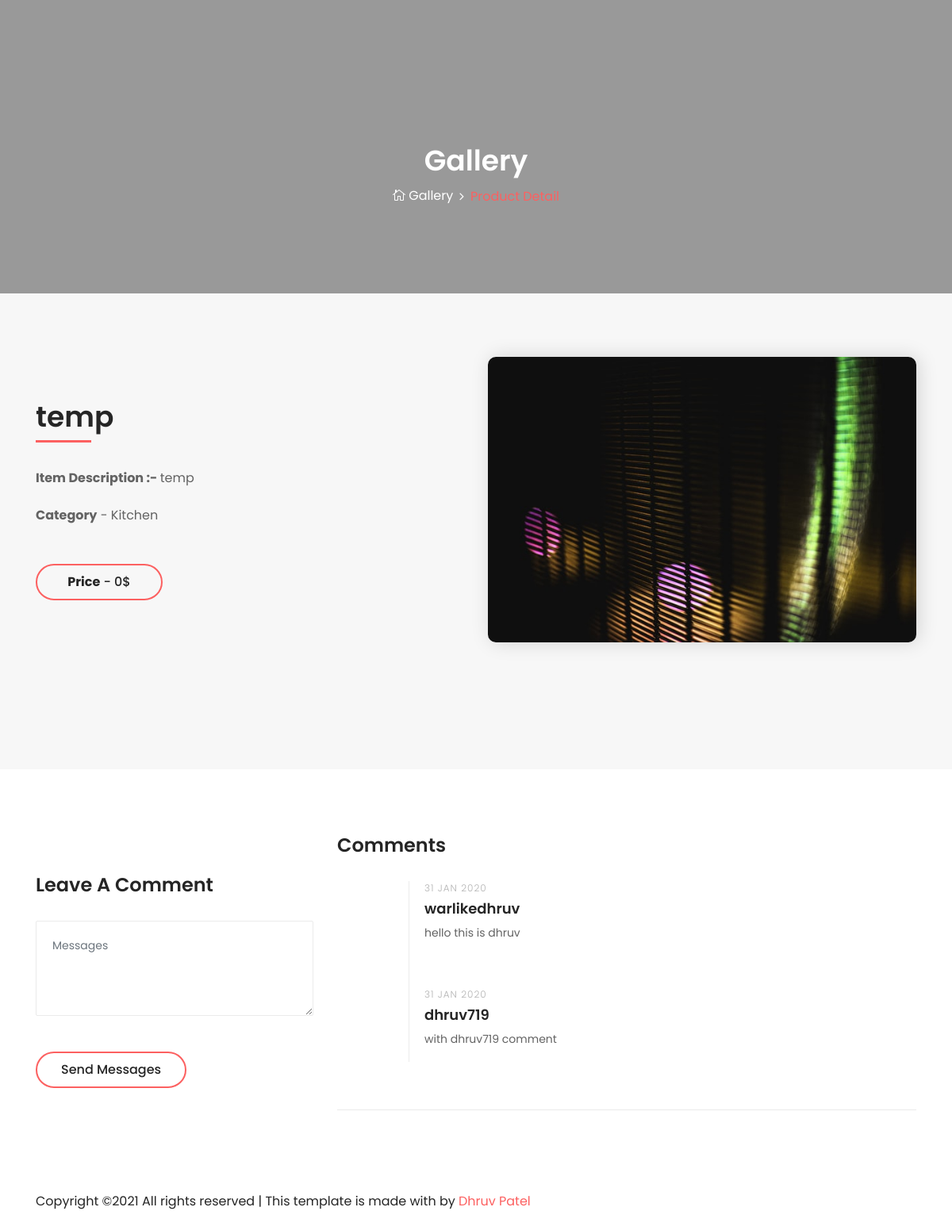
Before: /detail/1 with the older database file.
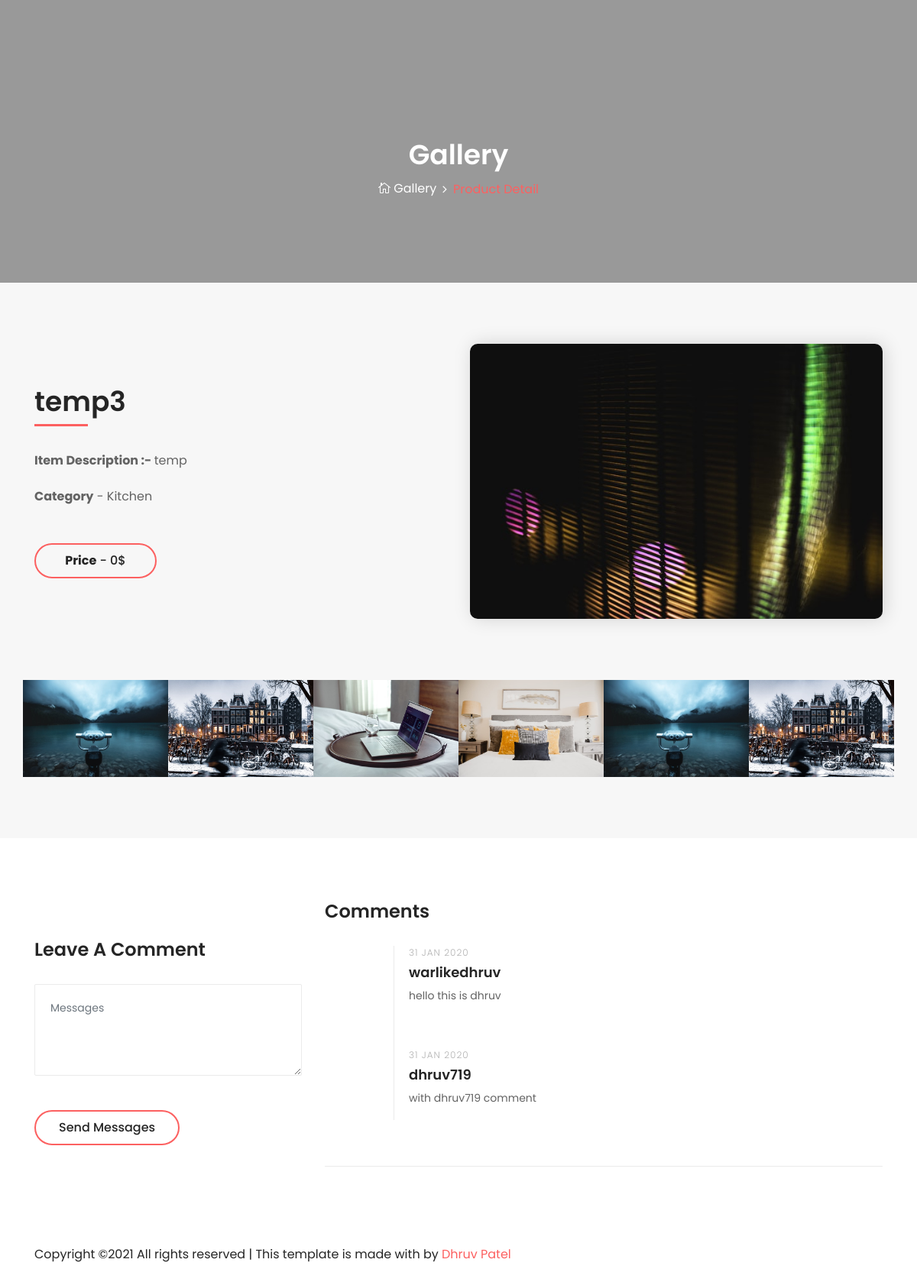
After: the same page with the newer database file.
### controlpannel/models.py (models this page shows, shortened)
class Product(models.Model):
    P_id = models.AutoField(primary_key= True)
    P_image = models.ImageField(upload_to='products/')
    P_price = models.IntegerField(default=0)
    P_name = models.CharField(max_length=50, default='temp')
    P_description = models.CharField(max_length=200, default='temp')
    P_category = models.ForeignKey(Categories, on_delete=models.CASCADE, null=True)

class Categories(models.Model):
    category = models.CharField(primary_key=True, max_length=100)

class Comments(models.Model):
    comment = models.CharField(max_length=300)
    user = models.ForeignKey(User, on_delete=models.CASCADE)
    P_id = models.ForeignKey(Product, on_delete=models.CASCADE)
    date = models.DateField(default=datetime.now())

class Product_Side_Images(models.Model):
    P_id = models.ForeignKey(Product ,on_delete=models.CASCADE)
    P_image = models.ImageField(upload_to='products/')

### authorization/models.py (models this page shows)
class User(models.Model):
    email = models.EmailField(primary_key=True)
    name = models.CharField(max_length=50)
    password = models.CharField(max_length=20)

### index/views.py (the view, shortened to what this page needs)
# urls.py: path('detail/<int:key_id>', product_detail, name='product-detail'),
def product_detail(request,key_id):
    print(key_id)
    product = Product
    product_obj = product.objects.get(P_id=key_id)
    comment = Comments
    obj = comment.objects.filter(P_id=product_obj)
    comment_data = []
    for i in obj:
        comment_data.append({'COMMENT': i.comment, 'NAME': i.user.name})
    side_images = Product_Side_Images.objects.filter(P_id = product_obj)
    print(product_obj.P_image)
    return  render(request,'product-detail.html', {'P_id':key_id,'data': comment_data, 'image': product_obj,'side_images':side_images,})

### templates/product-detail.html (shortened to what this page needs)
{% load static %}
<html lang="en">
<head>
    <link rel="stylesheet" href="{% static 'index/style.css' %}">
</head>
<body style="">
    <section class="breadcrumb-area bg-img bg-overlay jarallax" style="background-image: url('https://images.unsplash.com/photo-1496417263034-38ec4f0b665a?ixid=MXwxMjA3fDB8MHxwaG90by1wYWdlfHx8fGVufDB8fHw%3D&ixlib=rb-1.2.1&auto=format&fit=crop&w=1051&q=80');">
        <div class="container h-100">
            <div class="row h-100 align-items-center">
                <div class="col-12">
                    <div class="breadcrumb-content text-center">
                        <h2 class="page-title">Gallery</h2>
                        <nav aria-label="breadcrumb">
                            <ol class="breadcrumb justify-content-center">
                                <li class="breadcrumb-item"><a href="{% url 'gallery' %}"><i class="icon_house_alt"></i> Gallery</a></li>
                                <li class="breadcrumb-item active" aria-current="page">Product Detail</li>
                            </ol>
                        </nav>
                    </div>
                </div>
            </div>
        </div>
    </section>
    <div class="about-us-area bg-gray section-padding-80-0 clearfix">
        <div class="container">
            <div class="row align-items-center">
                <div class="col-12 col-lg-6">
                    <div class="about-us-content mb-80">
                        <h3 class="wow fadeInUp" data-wow-delay="100ms">{{ image.P_name }}</h3>
                        <div class="line wow fadeInUp" data-wow-delay="200ms"></div>
                        <p class="wow fadeInUp" data-wow-delay="300ms"><strong>Item Description :- </strong> {{ image.P_description }}</p>
                        <p class="wow fadeInUp" data-wow-delay="400ms"><strong>Category</strong> - {{ image.P_category.category }}</p>
                        <a class="btn alime-btn btn-2 mt-30 wow fadeInUp" data-wow-delay="500ms" href="#"><strong>Price</strong> - {{ image.P_price }}$ </a>
                    </div>
                </div>
                <div class="col-12 col-lg-6">
                    <div class="about-video-area mb-80 wow fadeInUp" data-wow-delay="100ms">
                        <img src="{{ image.P_image.url }}" alt="">
                    </div>
                </div>
                <div class="instragram-feed-area owl-carousel">
                    {% for images in side_images %}
                    <div class="single-instagram-item">
                        <img src="{{ images.P_image.url }}" alt="">
                    </div>
                    {% endfor %}
                </div>
            </div>
        </div>
    </div>
    <div class="about-us-area bg-gray section-padding-80-0 clearfix">
    </div>
    <div class="comment-area section-padding-80">
        <div class="container">
            <div class="row">
                <div class="col-lg-4">
                    <div class="alime-contact-form mt-50">
                        <h4 class="mb-30">Leave A Comment</h4>
                        <form  method="post">
                            <div class="row">
                                <div class="col-12">
                                    <textarea name="message" class="form-control mb-30" placeholder="Messages"></textarea>
                                </div>
                                <div class="col-12">
                                    <button type="submit" class="btn alime-btn btn-2 mt-15">Send Messages</button>
                                </div>
                            </div>
                        </form>
                    </div>
                </div>
                <div class="col-lg-8">
                    <div class="comment_area clearfix">
                        {% if data %}
                        <h4 class="mb-30">Comments</h4>
                        {% else %}
                            <h4 class="mb-30">Be first to comment</h4>
                        {% endif %}
                        <ol>
                            <li class="single_comment_area">
                                {% for comment in data %}
                                <div class="comment-content d-flex">
                                    <div class="comment-author">
                                    </div>
                                    <div class="comment-meta">
                                        <a href="#" class="post-date">31 Jan 2020</a>
                                        <h5>{{ comment.NAME }}</h5>
                                        <p>{{ comment.COMMENT }}</p>
                                    </div>
                                </div>
                                {% endfor %}
                            </li>
                        </ol>
                    </div>
                </div>
            </div>
        </div>
    </div>
    <footer class="footer-area">
        <div class="container">
            <div class="row">
                <div class="col-12">
                    <div class="footer-content d-flex align-items-center justify-content-between">
                        <div class="copywrite-text">
                            <p>
Copyright &copy;<script>document.write(new Date().getFullYear());</script> All rights reserved | This template is made with  by <a href="" target="_blank">Dhruv Patel</a>
</p>
                        </div>
                    </div>
                </div>
            </div>
        </div>
    </footer>
</body>
</html>

### static/index/css/default-assets/classy-nav.css (style rules this page uses)
.justify-content-between { -webkit-box-pack: justify; -ms-flex-pack: justify; justify-content: space-between; }
.justify-content-center { -webkit-box-pack: center; -ms-flex-pack: center; justify-content: center; }

Changed rows visible on the page:
changed Product "temp": P_name "temp" → "temp3"
added Product_Side_Images: P_image (picture)
added Product_Side_Images: P_image (picture)
added Product_Side_Images: P_image (picture)
added Product_Side_Images: P_image (picture)
